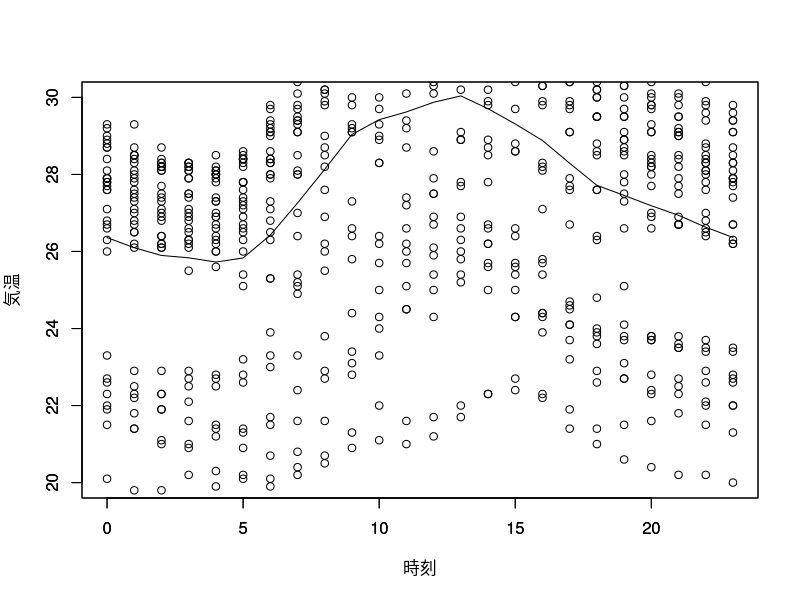

Write the R code that produced this figure.
### sample_4_2.r
### ノンパラメトリック回帰

data <- read.csv("data_4_1.csv") # データの読み込み
mx <- numeric(24) # 回帰関数m(x)の準備

for (i in 0:23) {
  # 時刻によるグループ分け
  group <- data[data$time == i,] # 時刻=iのグループの抜き出し
  mx[i + 1] <- mean(group$temp) # グループ内で気温の平均値を計算
}

plot(0:23, mx, type = 'l', xlab = "時刻", ylab = "気温", ylim = c(20, 30)) # 回帰曲線
par(new = TRUE) # 重ね描きの許可
plot(data$time, data$temp, xlab = " ", ylab = " ", ylim = c(20, 30)) # 散布図
